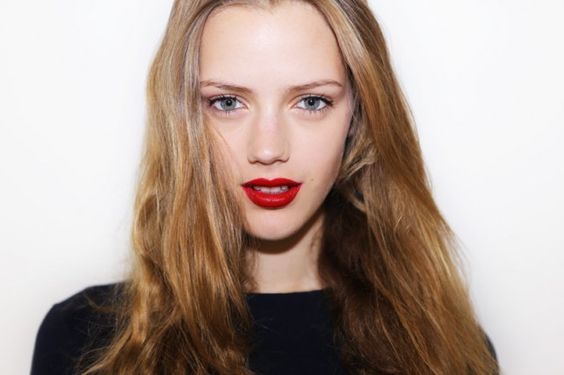
%> input picture homework/src/Esther Heesch.jpg, 564 x 375 px
$ octave colordivider.m   (GNU Octave 9; MATLAB toolbox functions it lacks are replaced by stand-ins)
%> lines starting %> are read from the running program, lines starting %| are printed output that depends on the picture; in (x1, y1, x2, y2) boxes, pixels count from 0 and x2, y2 are one past the last pixel; in counts of white or black regions, pixels touching at a corner belong together; the program's own positions count from 1
% colordivider

% 以对话框的形式选择打开一幅图像
[FileName,FilePath]=uigetfile('*.jpg;*.png;*.tif;*.img;*.gif;*.bmp;*.jpeg;','请选择图像数据');
%> the answer given: Esther Heesch.jpg
str=[FilePath FileName];

% % 第1种
Y1=imread(str);
%> Y1 is the input picture: size 375x564x3 uint8; mean R, G, B 179.1, 161.7, 152.2
[r,l,c]=size(Y1);
%> r = 375; l = 564; c = 3
Y2=Y1(:,:,1);
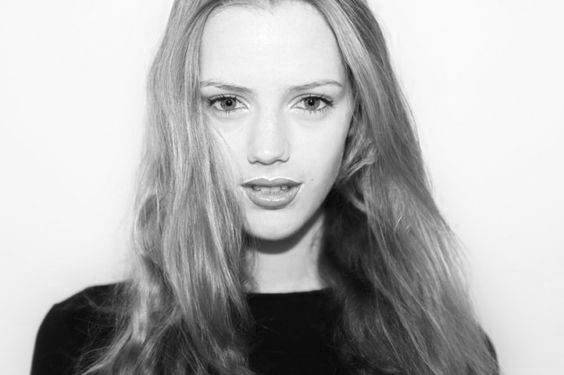
%> Y2: size 375x564 uint8; min 4, max 255, mean 179.1
Y3=Y1(:,:,2);
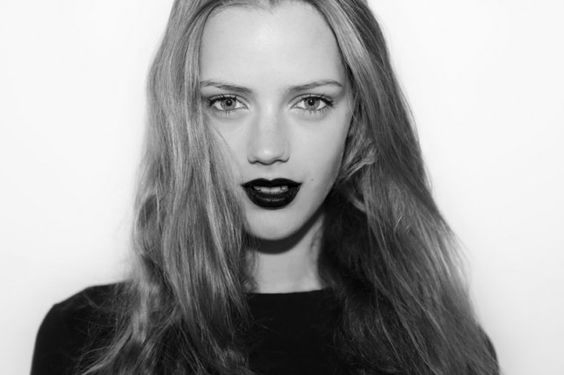
%> Y3: size 375x564 uint8; min 0, max 251, mean 161.7
Y4=Y1(:,:,3);
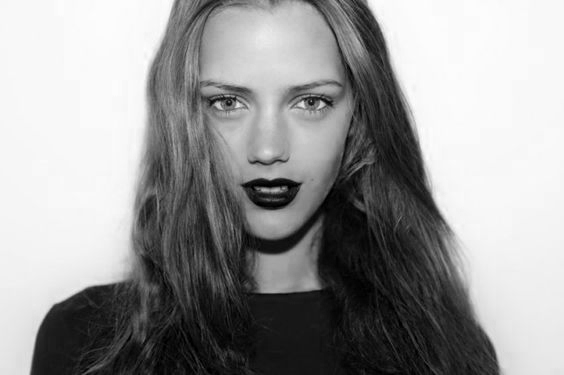
%> Y4: size 375x564 uint8; min 0, max 255, mean 152.2

figure('NumberTitle', 'off', 'Name', '分离三原色');
subplot(141);imshow(uint8(Y1));title('原图')
subplot(142);imshow(uint8(Y2));title('红图')
subplot(143);imshow(uint8(Y3));title('绿图')
subplot(144);imshow(uint8(Y4));title('蓝图')

% % 第2种
Image=imread(str);
%设置参数
Gray=rgb2gray(Image);
R=Image(:,:,1); G=Image(:,:,2); B=Image(:,:,3);
diff_R=0; diff_G=0; diff_B=0;  % 设置红、绿、蓝三种颜色提取阈值（越大越严格）

%红色提取
Image_R=Image;
RP_R=Image(:,:,1); RP_G=Image(:,:,2); RP_B=Image(:,:,3);
XYR=~((R-G)>diff_R&(R-B)>diff_R);  % 提取红色条件是R分量与G、B分量差值大于设定
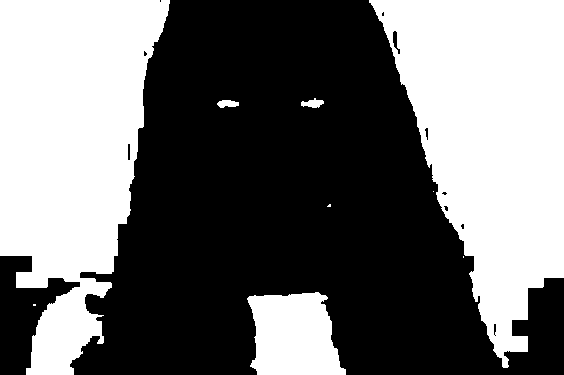
%> XYR: size 375x564 logical; 43.6% white; 9 white regions (4 under 20 px), largest, box (x1, y1, x2, y2) and area: (369, 0, 564, 368) 42759, (0, 0, 170, 375) 42714, (247, 292, 346, 375) 6406, (301, 98, 324, 108) 141, (217, 100, 239, 108) 129
Mask=Gray(XYR);  % 灰照片掩膜
RP_R(XYR)=Mask; RP_G(XYR)=Mask; RP_B(XYR)=Mask;  % 使得非红色区域变为灰色
%> after `RP_R(XYR)=Mask`: RP_R: size 375x564 uint8; 7.34% of pixels changed, all inside (x1, y1, x2, y2) = (26, 0, 528, 375)
Image_R(:,:,1)=RP_R; Image_R(:,:,2)=RP_G;Image_R(:,:,3)=RP_B;
%> after `Image_R(:,:,2)=RP_G`: Image_R: size 375x564x3 uint8; mean R, G, B 179.2, 161.8, 152.2

%绿色提取
Image_G=Image;
GP_R=Image(:,:,1); GP_G=Image(:,:,2); GP_B=Image(:,:,3);
XYG=~((G-R)>diff_G&(G-B)>diff_G);  % 提取绿色条件是G分量与R、B分量差值大于设定
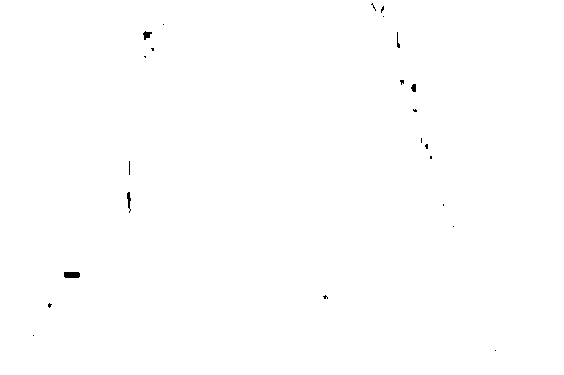
%> XYG: size 375x564 logical; 99.8% white; 23 black regions (18 under 20 px), largest, box (x1, y1, x2, y2) and area: (64, 272, 80, 278) 93, (143, 31, 152, 40) 47, (127, 192, 131, 213) 46, (411, 84, 416, 92) 32, (397, 32, 400, 48) 24
Mask=Gray(XYG);  % 灰照片掩膜
GP_R(XYG)=Mask; GP_G(XYG)=Mask;GP_B(XYG)=Mask;  % 使得非绿色区域变为灰色
Image_G(:,:,1)=GP_R; Image_G(:,:,2)=GP_G;Image_G(:,:,3)=GP_B;
%> after `Image_G(:,:,1)=GP_R`:
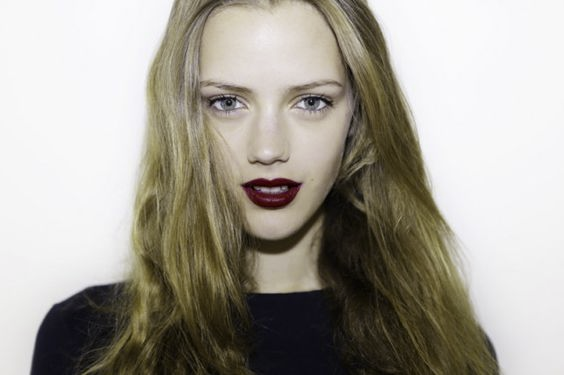
%> Image_G: size 375x564x3 uint8; mean R, G, B 165.8, 161.7, 152.2

%蓝色提取
Image_B=Image;
BP_R=Image(:,:,1);BP_G=Image(:,:,2);BP_B=Image(:,:,3);
XYB=~((B-R)>diff_B&(B-G)>diff_B);  % 提取绿色条件是G分量与R、B分量差值大于设定
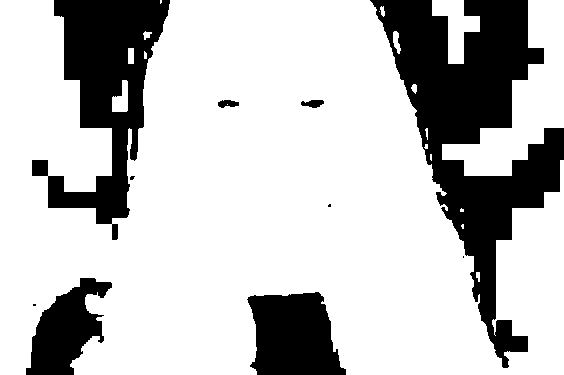
%> XYB: size 375x564 logical; 75.7% white; 10 black regions (4 under 20 px), largest, box (x1, y1, x2, y2) and area: (370, 0, 564, 368) 26347, (32, 0, 170, 240) 13945, (247, 292, 346, 375) 6326, (26, 278, 112, 375) 4513, (301, 100, 324, 108) 129, (218, 100, 239, 108) 120
Mask_B=Gray(XYB);  % 灰照片掩膜
BP_R(XYB)=Mask_B; BP_G(XYB)=Mask_B;BP_B(XYB)=Mask_B;  % 使得非蓝色区域变为灰色
Image_B(:,:,1)=BP_R; Image_B(:,:,2)=BP_G;Image_B(:,:,3)=BP_B;

%显示结果
figure('NumberTitle', 'off', 'Name', '显示三原色');
subplot(2,2,1),imshow(Image); title('Image');
subplot(2,2,2),imshow(Image_R); title('Red Pass');
subplot(2,2,3),imshow(Image_G); title('Green Pass');
subplot(2,2,4),imshow(Image_B); title('Blue Pass');
% 显示原图与R/G/B三色提取结果对比图并显示标签

$ run again, on homework/src/img1.jpg
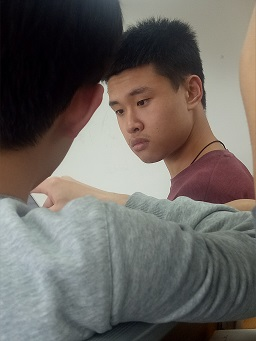
%> input picture homework/src/img1.jpg, 256 x 341 px
%> Y1 is the input picture: size 341x256x3 uint8; mean R, G, B 106.3, 101.5, 96.7
%> `XYR=~((R-G)>diff_R&(R-B)>diff_R);`:
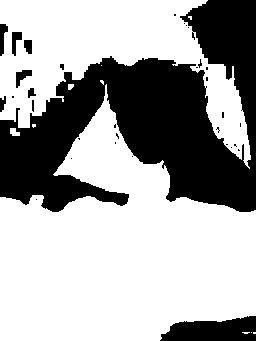
%> XYR: size 341x256 logical; 65.3% white; 33 black regions (23 under 20 px), largest, box (x1, y1, x2, y2) and area: (0, 0, 256, 212) 27638, (160, 316, 256, 341) 1818, (0, 24, 8, 56) 153
%> XYG: size 341x256 logical; 70.6% white; 47 black regions (38 under 20 px), largest, box (x1, y1, x2, y2) and area: (54, 85, 256, 322) 19878, (203, 70, 251, 167) 2100, (0, 195, 76, 266) 1575
%> `XYB=~((B-R)>diff_B&(B-G)>diff_B);`:
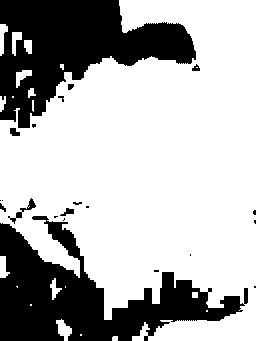
%> XYB: size 341x256 logical; 69.7% white; 21 black regions (13 under 20 px), largest, box (x1, y1, x2, y2) and area: (0, 216, 248, 341) 13151, (0, 0, 196, 128) 12809, (8, 198, 36, 224) 137
